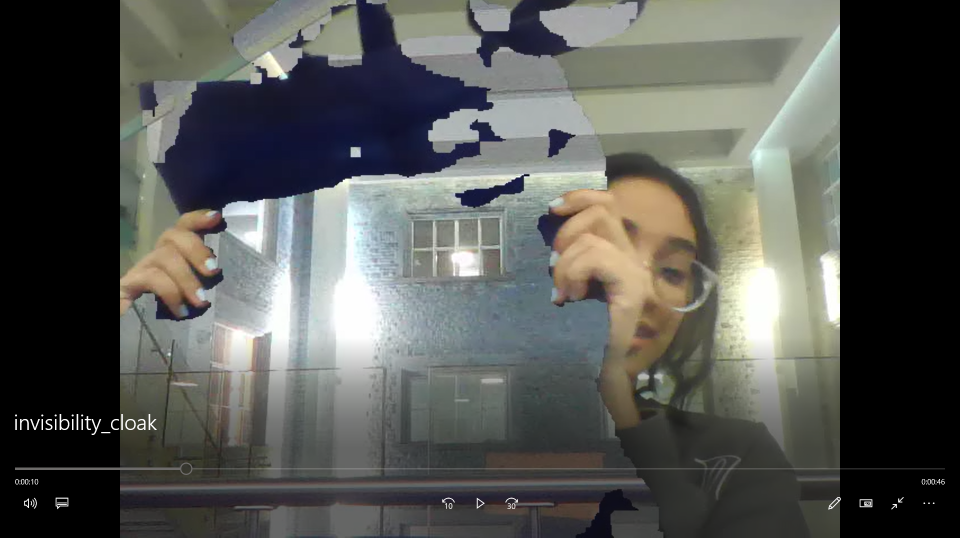
#> input picture image-1.png, 1920 x 1075 px, given in place of the camera (shown at 1/2 size)
$ python main.py
#> lines starting #> are read from the running program, lines starting #| are printed output that depends on the picture; after the words box and inside, x2 and y2 are one past the last pixel; in counts of white or black regions, pixels touching at a corner belong together
import cv2
import numpy as np

# Initialize the webcam
cap = cv2.VideoCapture(0)
cap.set(cv2.CAP_PROP_AUTO_WB, 0)  # Disable auto white balance
cap.set(cv2.CAP_PROP_WB_TEMPERATURE, 4500)  # Adjust color temperature if supported
cap.set(cv2.CAP_PROP_AUTO_EXPOSURE, 0.25)  # Disable auto exposure
cap.set(cv2.CAP_PROP_BRIGHTNESS, 0.5)  # Adjust brightness
cap.set(cv2.CAP_PROP_CONTRAST, 0.5)  # Adjust contrast

if not cap.isOpened():
    print("Error: Could not access the webcam.")
    exit()

# Define the codec and create VideoWriter object
fourcc = cv2.VideoWriter_fourcc(*"mp4v")  # Codec for .mp4 files
frame_width = int(cap.get(cv2.CAP_PROP_FRAME_WIDTH))
frame_height = int(cap.get(cv2.CAP_PROP_FRAME_HEIGHT))
out = cv2.VideoWriter(
    "invisibility_cloak.mp4", fourcc, 20.0, (frame_width, frame_height)
)

# Capture the background
ret, background = cap.read()
#> background is the input picture: shape (1075, 1920, 3); mean B, G, R 83.4, 87.2, 85.8
if not ret:
    print("Failed to grab background")
    cap.release()
    cv2.destroyAllWindows()
    exit()

background = cv2.cvtColor(background, cv2.COLOR_BGR2RGB)

while True:
    ret, frame = cap.read()
    if not ret:
        break

    # Convert frame to HSV color space
    hsv = cv2.cvtColor(frame, cv2.COLOR_BGR2HSV)
#> hsv: shape (1075, 1920, 3); mean H, S, V 47.8, 31.9, 91.7

    # [12 lines of commented-out code are left out]
    lower_blue = np.array([90, 50, 70])  # More defined lower bound to avoid dark areas
    upper_blue = np.array([130, 255, 255])  # Defined upper bound
    # Define the new HSV range around the blue-gray color #5c749a
    # lower_blue = np.array([100, 40, 40])  # Lower bound of HSV for #5c749a
    # upper_blue = np.array([140, 120, 180])  # Upper bound of HSV for #5c749a

    # Create mask for blue areas
    mask = cv2.inRange(hsv, lower_blue, upper_blue)
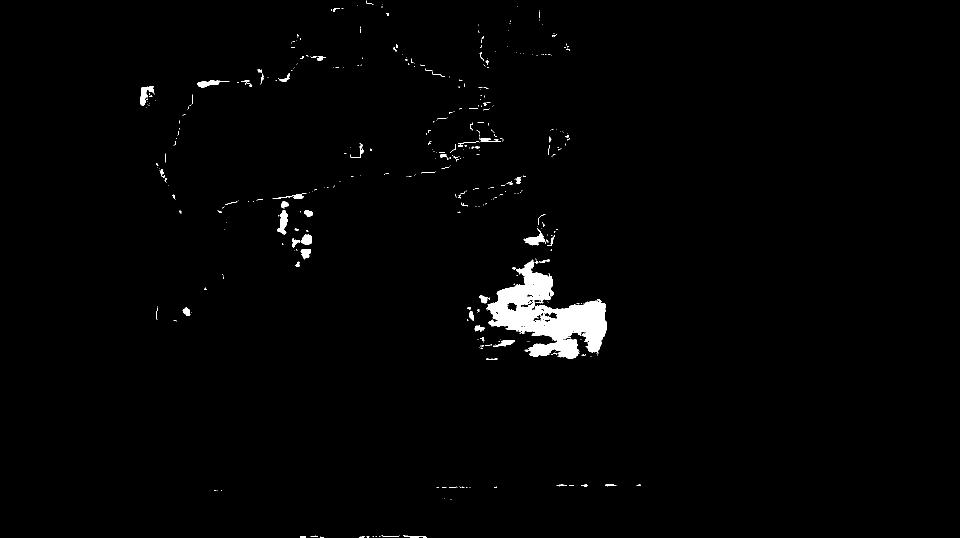
#> mask: shape (1075, 1920) (shown at 1/2 size); 1.4% white; 449 white regions (382 under 20 px), largest, box (x1, y1, x2, y2) and area: (973, 519, 1214, 718) 20799, (554, 420, 576, 469) 568, (1047, 456, 1091, 491) 553

    # Apply morphological operations
    kernel = np.ones((5, 5), np.uint8)
    mask = cv2.morphologyEx(mask, cv2.MORPH_OPEN, kernel)  # Remove noise
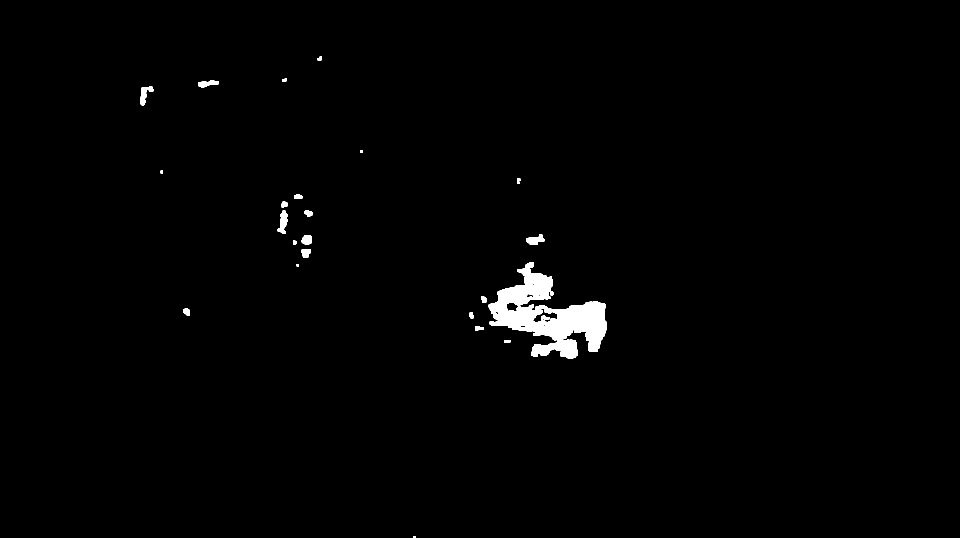
#> mask: shape (1075, 1920) (shown at 1/2 size); 1.1% white; 25 white regions (1 under 20 px), largest, box (x1, y1, x2, y2) and area: (977, 524, 1213, 717) 19716, (555, 421, 575, 468) 545, (1052, 468, 1089, 490) 479
    mask = cv2.morphologyEx(mask, cv2.MORPH_DILATE, kernel)  # Fill gaps
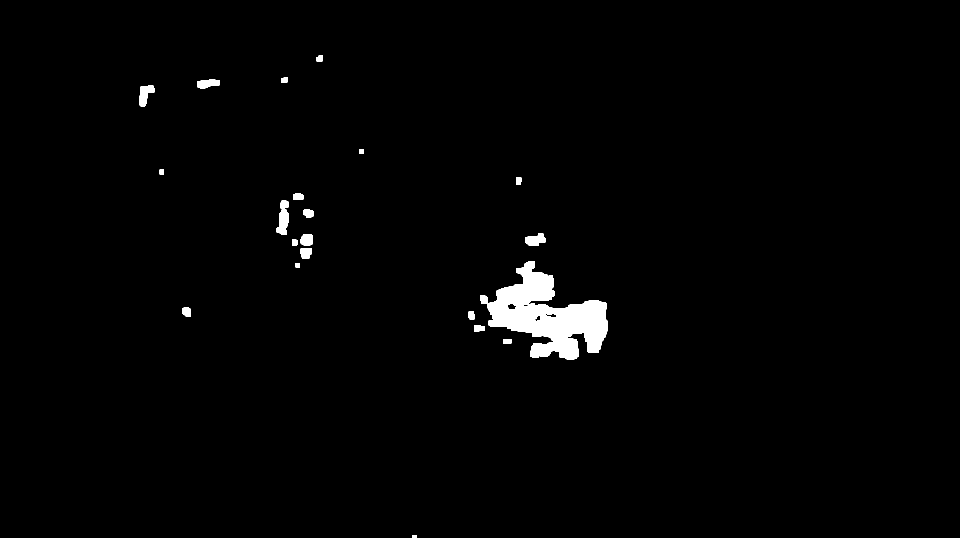
#> mask: shape (1075, 1920) (shown at 1/2 size); 1.5% white; 22 white regions, largest, box (x1, y1, x2, y2) and area: (960, 522, 1215, 719) 23826, (553, 419, 577, 470) 855, (279, 171, 309, 213) 767

    # Optional: Smooth the mask
    # mask = cv2.GaussianBlur(mask, (15, 15), 0)


    # Replace blue areas with background
    mask_inv = cv2.bitwise_not(mask)
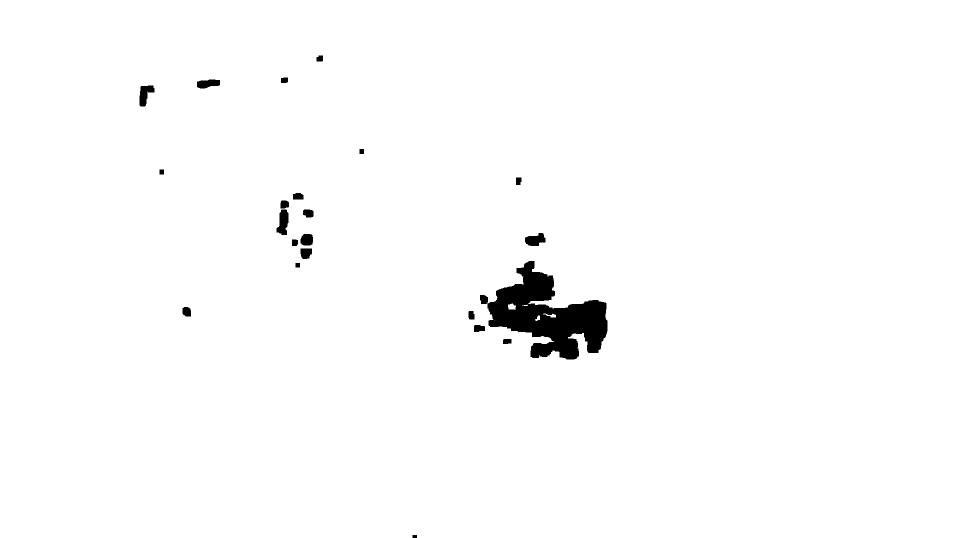
#> mask_inv: shape (1075, 1920) (shown at 1/2 size); 98.5% white; 22 black regions, largest, box (x1, y1, x2, y2) and area: (960, 522, 1215, 719) 23826, (553, 419, 577, 470) 855, (279, 171, 309, 213) 767
    background_resized = cv2.resize(background, (frame.shape[1], frame.shape[0]))
    non_blue_areas = cv2.bitwise_and(frame, frame, mask=mask_inv)
    background_areas = cv2.bitwise_and(
        background_resized, background_resized, mask=mask
    )

    result = cv2.add(non_blue_areas, background_areas)

    # Write the frame to the output video
    out.write(result)

    # Show the result in real-time
    cv2.imshow("Invisibility Cloak", result)

    # Exit on pressing 'q'
    if cv2.waitKey(1) & 0xFF == ord("q"):
#> (key q is pressed here)
        break

# Release the video writer and webcam
out.release()
cap.release()
cv2.destroyAllWindows()

print("Video saved as 'invisibility_cloak.mp4'")
